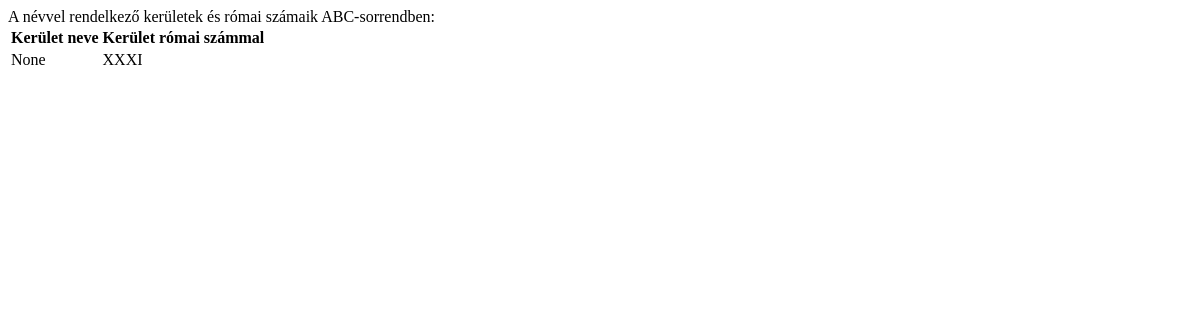
The page /2022/okt/legacy/feladat/2/ on the database as committed earlier.
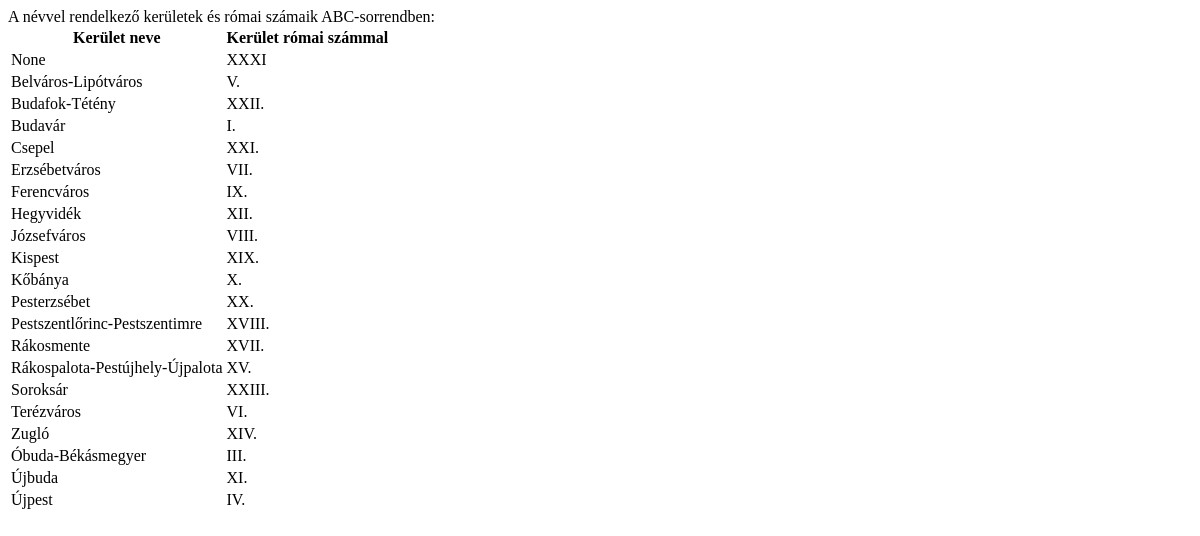
The same page on the database as committed later.
### app_22oktlegacy/models.py (models this page shows, shortened)
class Kerulet(models.Model):
    szam = models.CharField(max_length=50)
    nev = models.CharField(max_length=100, blank=True, null=True)
    lakossag = models.IntegerField()
    terulet = models.FloatField()
    class Meta:
        verbose_name = "Kerület"
        verbose_name_plural = "Kerületek"

### app_22oktlegacy/views.py (the view)
# urls.py: path('feladat/2/', feladat2),
def feladat2(request):
    template = 'feladat2.html'
    context = {
        'keruletek': Kerulet.objects.exclude(nev='').order_by('nev'),
    }
    return render(request, template, context)

### app_22oktlegacy/templates/feladat2.html (shortened to what this page needs)
<!DOCTYPE html>
<html lang="en">
<head>
</head>
<body>
    A névvel rendelkező kerületek és római számaik ABC-sorrendben:
    <table>
        <tr>
            <th>Kerület neve</th>
            <th>Kerület római számmal</th>
        </tr>
        {% for kerulet in keruletek %}
        <tr>
            <td>{{ kerulet.nev }}</td>
            <td>{{ kerulet.szam }}</td>
        </tr>
        {% endfor %}
    </table>
</body>
</html>

Rows that differ between the two databases and show on the page:
added Kerulet: nev "Belváros-Lipótváros", szam "V."
added Kerulet: nev "Budafok-Tétény", szam "XXII."
added Kerulet: nev "Budavár", szam "I."
added Kerulet: nev "Csepel", szam "XXI."
added Kerulet: nev "Erzsébetváros", szam "VII."
added Kerulet: nev "Ferencváros", szam "IX."
added Kerulet: nev "Hegyvidék", szam "XII."
added Kerulet: nev "Józsefváros", szam "VIII."
added Kerulet: nev "Kispest", szam "XIX."
added Kerulet: nev "Kőbánya", szam "X."
added Kerulet: nev "Pesterzsébet", szam "XX."
added Kerulet: nev "Pestszentlőrinc-Pestszentimre", szam "XVIII."
added Kerulet: nev "Rákosmente", szam "XVII."
added Kerulet: nev "Rákospalota-Pestújhely-Újpalota", szam "XV."
added Kerulet: nev "Soroksár", szam "XXIII."
added Kerulet: nev "Terézváros", szam "VI."
added Kerulet: nev "Zugló", szam "XIV."
added Kerulet: nev "Óbuda-Békásmegyer", szam "III."
added Kerulet: nev "Újbuda", szam "XI."
added Kerulet: nev "Újpest", szam "IV."
